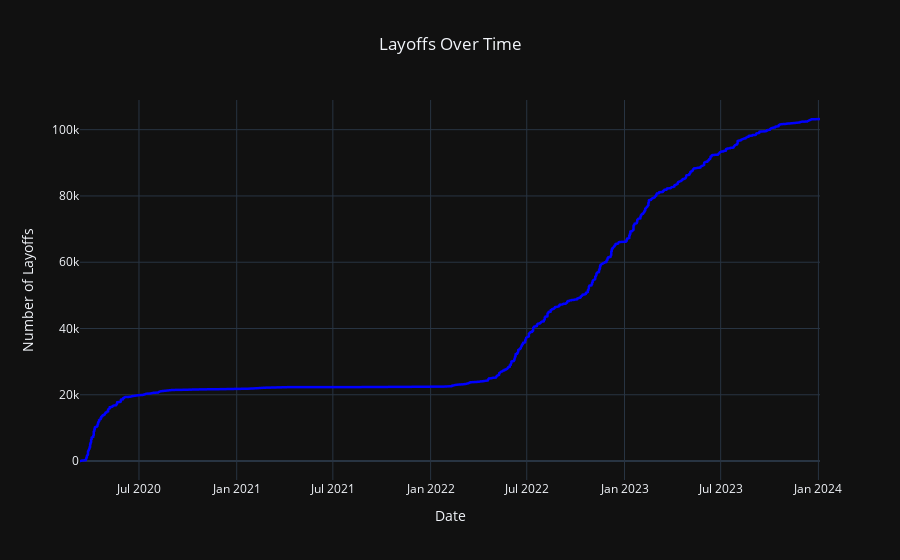

The notebook cell saved with this chart:
### Code cell
df_sorted_date = clean_df.sort_values(by = 'Date')
df_sorted_date['Cumulative_Layoffs'] = df_sorted_date['Layoffs'].cumsum()

# Enhanced time series for cumulative layoffs over time
fig_cum_date = px.line(
    df_sorted_date,
    x = 'Date',
    y = 'Cumulative_Layoffs',
    title = 'Layoffs Over Time',
    template = 'plotly_dark',
    labels = {'Cumulative_Layoffs': 'Number of Layoffs'}
)

fig_cum_date.update_layout(title_x = 0.5)
fig_cum_date.update_traces(line = dict(color = 'blue', width = 2.5))

fig_cum_date.show()

### Figure 1 — Plotly figure (JSON) as saved in the notebook; plotly's stock layout.template omitted (floating-point values rounded to 4 significant figures; data arrays with more than 128 entries replaced by an {"elided": "..."} marker saying what was removed)
{"data": [{"hovertemplate": "Date=%{x}<br>Number of Layoffs=%{y}<extra></extra>", "legendgroup": "", "line": {"color": "blue", "dash": "solid", "width": 2.5}, "marker": {"symbol": "circle"}, "mode": "lines", "name": "", "showlegend": false, "type": "scattergl", "x": {"elided": "1098 str values"}, "xaxis": "x", "y": {"elided": "1098 int values"}, "yaxis": "y"}], "layout": {"legend": {"tracegroupgap": 0}, "title": {"text": "Layoffs Over Time", "x": 0.5}, "xaxis": {"anchor": "y", "domain": [0, 1], "title": {"text": "Date"}}, "yaxis": {"anchor": "x", "domain": [0, 1], "title": {"text": "Number of Layoffs"}}}}
